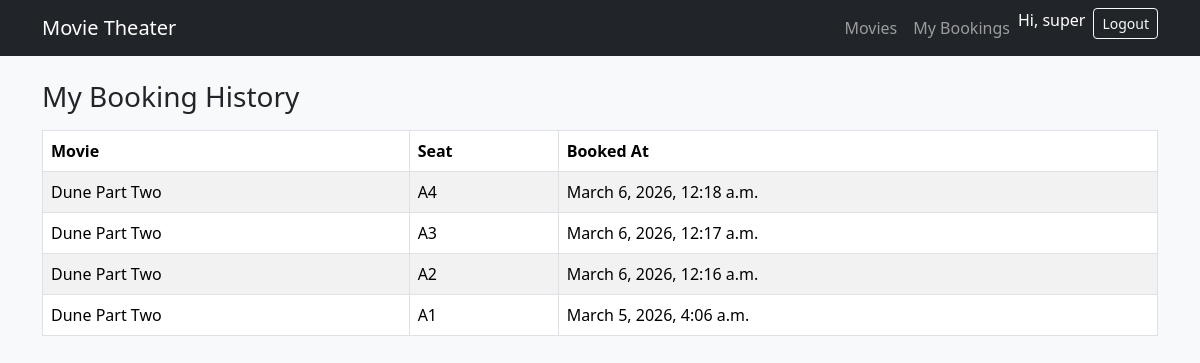
Page /my-bookings/ (signed in) on the earlier database version.
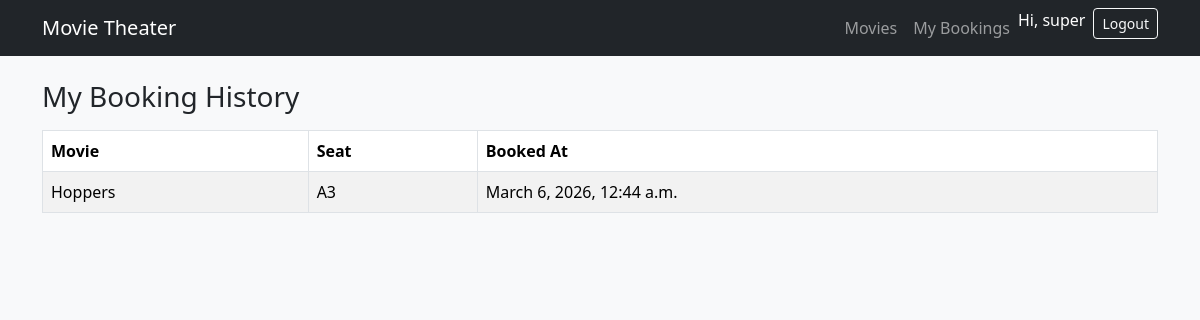
Same page on the later database version.
### bookings/models.py (models this page shows, shortened)
class Booking(models.Model):
    movie = models.ForeignKey(Movie, on_delete=models.CASCADE)
    seat = models.ForeignKey(Seat, on_delete=models.CASCADE)
    user = models.ForeignKey(User, on_delete=models.CASCADE)
    booking_date = models.DateTimeField(auto_now_add=True)

class Movie(models.Model):
    title = models.CharField(max_length=255) #the title, max 255 char
    description = models.TextField() #the description
    release_date = models.DateField() #the release date
    duration = models.IntegerField(help_text="Duration in minutes") #and the duration

class Seat(models.Model):
    seat_number = models.CharField(max_length=10) #the seat number, max 10 char
    is_booked = models.BooleanField(default=False) #and if it has been booked, this is defaulted to false for all new seats.

### bookings/views.py (the view)
# urls.py: path("my-bookings/", views.booking_history_page, name="booking_history"),
@login_required
def booking_history_page(request):
    bookings = Booking.objects.filter(user=request.user).order_by("-booking_date")
    return render(request, "bookings/booking_history.html", {"bookings": bookings})

### bookings/templates/bookings/booking_history.html (shortened to what this page needs)
{% extends "bookings/base.html" %}
{% block content %}
  <h1 class="h3 mb-3">My Booking History</h1>
  {% if bookings %}
    <div class="table-responsive">
      <table class="table table-striped table-bordered bg-white">
        <thead>
          <tr>
            <th>Movie</th>
            <th>Seat</th>
            <th>Booked At</th>
          </tr>
        </thead>
        <tbody>
          {% for b in bookings %}
            <tr>
              <td>{{ b.movie.title }}</td>
              <td>{{ b.seat.seat_number }}</td>
              <td>{{ b.booking_date }}</td>
            </tr>
          {% endfor %}
        </tbody>
      </table>
    </div>
  {% else %}
    <div class="alert alert-info">No bookings yet.</div>
  {% endif %}
{% endblock %}

### bookings/templates/bookings/base.html (shortened to what this page needs)
<!doctype html>
<html lang="en">
  <head>
    <link href="https://cdn.jsdelivr.net/npm/bootstrap@5.3.3/dist/css/bootstrap.min.css" rel="stylesheet">
  </head>
  <body class="bg-light">
    <nav class="navbar navbar-expand-lg navbar-dark bg-dark">
      <div class="container">
        <a class="navbar-brand" href="{% url 'movie_list' %}">Movie Theater</a>
        <div class="collapse navbar-collapse">
          <ul class="navbar-nav ms-auto">
            <li class="nav-item">
              <a class="nav-link" href="{% url 'movie_list' %}">Movies</a>
            </li>
            <li class="nav-item">
              <a class="nav-link" href="{% url 'booking_history' %}">My Bookings</a>
            </li>
            {% if user.is_authenticated %}
              <li class="nav-item">
                <span class="navbar-text text-white me-2">Hi, {{ user.username }}</span>
              </li>
              <li class="nav-item">
                <form method="post" action="{% url 'logout' %}">
                  <button class="btn btn-outline-light btn-sm" type="submit">Logout</button>
                </form>
              </li>
            {% else %}
              <li class="nav-item">
                <a class="btn btn-outline-light btn-sm" href="{% url 'login' %}">Login</a>
              </li>
            {% endif %}
          </ul>
        </div>
      </div>
    </nav>
    <main class="container py-4">
      {% block content %}{% endblock %}
    </main>
  </body>
</html>

Differences in the rows shown:
removed Booking: movie "Dune Part Two", seat.seat_number "A4", booking_date "March 6, 2026, 12:18 a.m."
removed Booking: movie "Dune Part Two", seat.seat_number "A3", booking_date "March 6, 2026, 12:17 a.m."
removed Booking: movie "Dune Part Two", seat.seat_number "A2", booking_date "March 6, 2026, 12:16 a.m."
removed Booking: movie "Dune Part Two", seat.seat_number "A1", booking_date "March 5, 2026, 4:06 a.m."
added Booking: movie "Hoppers", seat.seat_number "A3", booking_date "March 6, 2026, 12:44 a.m."
